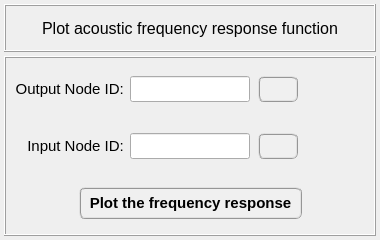
<?xml version="1.0" encoding="UTF-8"?>
<ui version="4.0">
 <class>Dialog</class>
 <widget class="QDialog" name="Dialog">
  <property name="windowModality">
   <enum>Qt::NonModal</enum>
  </property>
  <property name="geometry">
   <rect>
    <x>0</x>
    <y>0</y>
    <width>380</width>
    <height>240</height>
   </rect>
  </property>
  <property name="sizePolicy">
   <sizepolicy hsizetype="Fixed" vsizetype="Fixed">
    <horstretch>0</horstretch>
    <verstretch>0</verstretch>
   </sizepolicy>
  </property>
  <property name="minimumSize">
   <size>
    <width>380</width>
    <height>240</height>
   </size>
  </property>
  <property name="maximumSize">
   <size>
    <width>380</width>
    <height>240</height>
   </size>
  </property>
  <property name="contextMenuPolicy">
   <enum>Qt::DefaultContextMenu</enum>
  </property>
  <property name="windowTitle">
   <string>Plot frequency response function</string>
  </property>
  <property name="whatsThis">
   <string/>
  </property>
  <layout class="QGridLayout" name="gridLayout_4">
   <property name="leftMargin">
    <number>4</number>
   </property>
   <property name="topMargin">
    <number>4</number>
   </property>
   <property name="rightMargin">
    <number>4</number>
   </property>
   <property name="bottomMargin">
    <number>4</number>
   </property>
   <property name="spacing">
    <number>4</number>
   </property>
   <item row="0" column="0">
    <widget class="QFrame" name="frame">
     <property name="minimumSize">
      <size>
       <width>0</width>
       <height>48</height>
      </size>
     </property>
     <property name="maximumSize">
      <size>
       <width>520</width>
       <height>48</height>
      </size>
     </property>
     <property name="frameShape">
      <enum>QFrame::Box</enum>
     </property>
     <property name="frameShadow">
      <enum>QFrame::Raised</enum>
     </property>
     <property name="lineWidth">
      <number>1</number>
     </property>
     <layout class="QGridLayout" name="gridLayout_2">
      <property name="leftMargin">
       <number>0</number>
      </property>
      <property name="topMargin">
       <number>0</number>
      </property>
      <property name="rightMargin">
       <number>0</number>
      </property>
      <property name="bottomMargin">
       <number>0</number>
      </property>
      <property name="spacing">
       <number>0</number>
      </property>
      <item row="0" column="0">
       <widget class="QLabel" name="label">
        <property name="minimumSize">
         <size>
          <width>0</width>
          <height>30</height>
         </size>
        </property>
        <property name="maximumSize">
         <size>
          <width>452</width>
          <height>30</height>
         </size>
        </property>
        <property name="font">
         <font>
          <family>MS Shell Dlg 2</family>
          <pointsize>12</pointsize>
          <weight>50</weight>
          <italic>false</italic>
          <bold>false</bold>
         </font>
        </property>
        <property name="text">
         <string>Plot acoustic frequency response function</string>
        </property>
        <property name="textFormat">
         <enum>Qt::AutoText</enum>
        </property>
        <property name="alignment">
         <set>Qt::AlignCenter</set>
        </property>
       </widget>
      </item>
     </layout>
    </widget>
   </item>
   <item row="1" column="0">
    <widget class="QFrame" name="frame_2">
     <property name="minimumSize">
      <size>
       <width>0</width>
       <height>0</height>
      </size>
     </property>
     <property name="maximumSize">
      <size>
       <width>520</width>
       <height>460</height>
      </size>
     </property>
     <property name="frameShape">
      <enum>QFrame::Box</enum>
     </property>
     <property name="frameShadow">
      <enum>QFrame::Raised</enum>
     </property>
     <layout class="QGridLayout" name="gridLayout_3">
      <property name="leftMargin">
       <number>4</number>
      </property>
      <property name="topMargin">
       <number>4</number>
      </property>
      <property name="rightMargin">
       <number>4</number>
      </property>
      <property name="bottomMargin">
       <number>4</number>
      </property>
      <property name="spacing">
       <number>4</number>
      </property>
      <item row="1" column="0">
       <widget class="QFrame" name="frame_denominator">
        <property name="minimumSize">
         <size>
          <width>0</width>
          <height>0</height>
         </size>
        </property>
        <property name="maximumSize">
         <size>
          <width>16777215</width>
          <height>52</height>
         </size>
        </property>
        <property name="frameShape">
         <enum>QFrame::NoFrame</enum>
        </property>
        <property name="frameShadow">
         <enum>QFrame::Raised</enum>
        </property>
        <layout class="QGridLayout" name="gridLayout_8">
         <property name="leftMargin">
          <number>2</number>
         </property>
         <property name="topMargin">
          <number>2</number>
         </property>
         <property name="rightMargin">
          <number>2</number>
         </property>
         <property name="bottomMargin">
          <number>2</number>
         </property>
         <property name="spacing">
          <number>2</number>
         </property>
         <item row="0" column="1">
          <widget class="QLineEdit" name="lineEdit_input_node_id">
           <property name="minimumSize">
            <size>
             <width>100</width>
             <height>26</height>
            </size>
           </property>
           <property name="maximumSize">
            <size>
             <width>120</width>
             <height>26</height>
            </size>
           </property>
           <property name="font">
            <font>
             <family>Arial</family>
             <pointsize>11</pointsize>
             <weight>75</weight>
             <italic>true</italic>
             <bold>true</bold>
            </font>
           </property>
           <property name="toolTip">
            <string>&lt;html&gt;&lt;head/&gt;&lt;body&gt;&lt;p&gt;It corresponds to the denominator node ID to get the acoustic response.&lt;/p&gt;&lt;/body&gt;&lt;/html&gt;</string>
           </property>
           <property name="styleSheet">
            <string notr="true">color: rgb(0, 0, 255);</string>
           </property>
           <property name="text">
            <string/>
           </property>
           <property name="alignment">
            <set>Qt::AlignCenter</set>
           </property>
          </widget>
         </item>
         <item row="0" column="2">
          <widget class="QFrame" name="frame_20">
           <property name="frameShape">
            <enum>QFrame::NoFrame</enum>
           </property>
           <property name="frameShadow">
            <enum>QFrame::Raised</enum>
           </property>
           <layout class="QGridLayout" name="gridLayout_9">
            <property name="leftMargin">
             <number>6</number>
            </property>
            <property name="topMargin">
             <number>4</number>
            </property>
            <property name="rightMargin">
             <number>4</number>
            </property>
            <property name="bottomMargin">
             <number>4</number>
            </property>
            <property name="spacing">
             <number>4</number>
            </property>
            <item row="0" column="0">
             <widget class="QPushButton" name="pushButton_flip_selection">
              <property name="minimumSize">
               <size>
                <width>40</width>
                <height>26</height>
               </size>
              </property>
              <property name="maximumSize">
               <size>
                <width>40</width>
                <height>26</height>
               </size>
              </property>
              <property name="font">
               <font>
                <family>MS Shell Dlg 2</family>
                <pointsize>11</pointsize>
                <weight>75</weight>
                <italic>false</italic>
                <bold>true</bold>
               </font>
              </property>
              <property name="toolTip">
               <string>Press to export the selected model result.</string>
              </property>
              <property name="styleSheet">
               <string notr="true">QPushButton{border-radius: 6px; border-color: rgb(150, 150, 150); border-style: ridge; border-width: 2px; color: rgb(0, 0, 0); background-color: rgb(240, 240, 240); font: 75 bold 11pt &quot;MS Shell Dlg 2&quot;}
QPushButton:hover{border-radius: 6px; border-color: rgb(0, 170, 255); border-style: ridge; border-width: 2px; color: rgb(0, 0, 0); background-color: rgba(174, 213, 255, 100); font: 75 bold 11pt &quot;MS Shell Dlg 2&quot;}
QPushButton:pressed{border-radius: 6px; border-color: rgb(0, 170, 255); border-style: ridge; border-width: 3px; color: rgb(0, 0, 0); background-color: rgb(174, 213, 255); font: 75 bold 11pt &quot;MS Shell Dlg 2&quot;}</string>
              </property>
              <property name="text">
               <string/>
              </property>
              <property name="iconSize">
               <size>
                <width>20</width>
                <height>20</height>
               </size>
              </property>
              <property name="flat">
               <bool>false</bool>
              </property>
             </widget>
            </item>
            <item row="0" column="1">
             <widget class="QFrame" name="frame_10">
              <property name="frameShape">
               <enum>QFrame::NoFrame</enum>
              </property>
              <property name="frameShadow">
               <enum>QFrame::Raised</enum>
              </property>
             </widget>
            </item>
           </layout>
          </widget>
         </item>
         <item row="0" column="0">
          <widget class="QLabel" name="label_12">
           <property name="minimumSize">
            <size>
             <width>116</width>
             <height>26</height>
            </size>
           </property>
           <property name="maximumSize">
            <size>
             <width>116</width>
             <height>26</height>
            </size>
           </property>
           <property name="font">
            <font>
             <family>MS Shell Dlg 2</family>
             <pointsize>11</pointsize>
             <weight>50</weight>
             <italic>false</italic>
             <bold>false</bold>
            </font>
           </property>
           <property name="text">
            <string>Input Node ID: </string>
           </property>
           <property name="alignment">
            <set>Qt::AlignRight|Qt::AlignTrailing|Qt::AlignVCenter</set>
           </property>
          </widget>
         </item>
        </layout>
       </widget>
      </item>
      <item row="0" column="0">
       <widget class="QFrame" name="frame_numerator">
        <property name="minimumSize">
         <size>
          <width>0</width>
          <height>0</height>
         </size>
        </property>
        <property name="maximumSize">
         <size>
          <width>16777215</width>
          <height>52</height>
         </size>
        </property>
        <property name="frameShape">
         <enum>QFrame::NoFrame</enum>
        </property>
        <property name="frameShadow">
         <enum>QFrame::Raised</enum>
        </property>
        <layout class="QGridLayout" name="gridLayout">
         <property name="leftMargin">
          <number>2</number>
         </property>
         <property name="topMargin">
          <number>2</number>
         </property>
         <property name="rightMargin">
          <number>2</number>
         </property>
         <property name="bottomMargin">
          <number>2</number>
         </property>
         <property name="spacing">
          <number>2</number>
         </property>
         <item row="0" column="2">
          <widget class="QFrame" name="frame_18">
           <property name="frameShape">
            <enum>QFrame::NoFrame</enum>
           </property>
           <property name="frameShadow">
            <enum>QFrame::Raised</enum>
           </property>
           <layout class="QGridLayout" name="gridLayout_5">
            <property name="leftMargin">
             <number>6</number>
            </property>
            <property name="topMargin">
             <number>4</number>
            </property>
            <property name="rightMargin">
             <number>4</number>
            </property>
            <property name="bottomMargin">
             <number>4</number>
            </property>
            <property name="spacing">
             <number>4</number>
            </property>
            <item row="0" column="0">
             <widget class="QPushButton" name="pushButton_call_data_exporter">
              <property name="minimumSize">
               <size>
                <width>40</width>
                <height>26</height>
               </size>
              </property>
              <property name="maximumSize">
               <size>
                <width>40</width>
                <height>26</height>
               </size>
              </property>
              <property name="font">
               <font>
                <family>MS Shell Dlg 2</family>
                <pointsize>11</pointsize>
                <weight>75</weight>
                <italic>false</italic>
                <bold>true</bold>
               </font>
              </property>
              <property name="toolTip">
               <string>Press to export the selected model result.</string>
              </property>
              <property name="styleSheet">
               <string notr="true">QPushButton{border-radius: 6px; border-color: rgb(150, 150, 150); border-style: ridge; border-width: 2px; color: rgb(0, 0, 0); background-color: rgb(240, 240, 240); font: 75 bold 11pt &quot;MS Shell Dlg 2&quot;}
QPushButton:hover{border-radius: 6px; border-color: rgb(0, 170, 255); border-style: ridge; border-width: 2px; color: rgb(0, 0, 0); background-color: rgba(174, 213, 255, 100); font: 75 bold 11pt &quot;MS Shell Dlg 2&quot;}
QPushButton:pressed{border-radius: 6px; border-color: rgb(0, 170, 255); border-style: ridge; border-width: 3px; color: rgb(0, 0, 0); background-color: rgb(174, 213, 255); font: 75 bold 11pt &quot;MS Shell Dlg 2&quot;}</string>
              </property>
              <property name="text">
               <string/>
              </property>
              <property name="iconSize">
               <size>
                <width>20</width>
                <height>20</height>
               </size>
              </property>
              <property name="flat">
               <bool>false</bool>
              </property>
             </widget>
            </item>
            <item row="0" column="1">
             <widget class="QFrame" name="frame_9">
              <property name="frameShape">
               <enum>QFrame::NoFrame</enum>
              </property>
              <property name="frameShadow">
               <enum>QFrame::Raised</enum>
              </property>
             </widget>
            </item>
           </layout>
          </widget>
         </item>
         <item row="0" column="1">
          <widget class="QLineEdit" name="lineEdit_output_node_id">
           <property name="minimumSize">
            <size>
             <width>100</width>
             <height>26</height>
            </size>
           </property>
           <property name="maximumSize">
            <size>
             <width>120</width>
             <height>26</height>
            </size>
           </property>
           <property name="font">
            <font>
             <family>Arial</family>
             <pointsize>11</pointsize>
             <weight>75</weight>
             <italic>true</italic>
             <bold>true</bold>
            </font>
           </property>
           <property name="toolTip">
            <string>&lt;html&gt;&lt;head/&gt;&lt;body&gt;&lt;p&gt;It corresponds to the numerator node ID to get the acoustic response.&lt;/p&gt;&lt;/body&gt;&lt;/html&gt;</string>
           </property>
           <property name="styleSheet">
            <string notr="true">color: rgb(0, 0, 255);</string>
           </property>
           <property name="text">
            <string/>
           </property>
           <property name="alignment">
            <set>Qt::AlignCenter</set>
           </property>
          </widget>
         </item>
         <item row="0" column="0">
          <widget class="QLabel" name="label_10">
           <property name="minimumSize">
            <size>
             <width>116</width>
             <height>26</height>
            </size>
           </property>
           <property name="maximumSize">
            <size>
             <width>116</width>
             <height>26</height>
            </size>
           </property>
           <property name="font">
            <font>
             <family>MS Shell Dlg 2</family>
             <pointsize>11</pointsize>
             <weight>50</weight>
             <italic>false</italic>
             <bold>false</bold>
            </font>
           </property>
           <property name="text">
            <string>Output Node ID: </string>
           </property>
           <property name="alignment">
            <set>Qt::AlignRight|Qt::AlignTrailing|Qt::AlignVCenter</set>
           </property>
          </widget>
         </item>
        </layout>
       </widget>
      </item>
      <item row="2" column="0">
       <widget class="QFrame" name="frame_3">
        <property name="minimumSize">
         <size>
          <width>0</width>
          <height>0</height>
         </size>
        </property>
        <property name="maximumSize">
         <size>
          <width>16777215</width>
          <height>52</height>
         </size>
        </property>
        <property name="frameShape">
         <enum>QFrame::NoFrame</enum>
        </property>
        <property name="frameShadow">
         <enum>QFrame::Raised</enum>
        </property>
        <layout class="QGridLayout" name="gridLayout_47">
         <property name="leftMargin">
          <number>2</number>
         </property>
         <property name="topMargin">
          <number>2</number>
         </property>
         <property name="rightMargin">
          <number>2</number>
         </property>
         <property name="bottomMargin">
          <number>2</number>
         </property>
         <property name="spacing">
          <number>2</number>
         </property>
         <item row="0" column="1">
          <widget class="QPushButton" name="pushButton_plot_frequency_response">
           <property name="minimumSize">
            <size>
             <width>200</width>
             <height>32</height>
            </size>
           </property>
           <property name="maximumSize">
            <size>
             <width>320</width>
             <height>32</height>
            </size>
           </property>
           <property name="font">
            <font>
             <family>MS Shell Dlg 2</family>
             <pointsize>11</pointsize>
             <weight>75</weight>
             <italic>false</italic>
             <bold>true</bold>
            </font>
           </property>
           <property name="styleSheet">
            <string notr="true">QPushButton{border-radius: 6px; border-color: rgb(150, 150, 150); border-style: ridge; border-width: 2px; color: rgb(0, 0, 0); background-color: rgb(240, 240, 240); font: 75 bold 11pt &quot;MS Shell Dlg 2&quot;}
QPushButton:hover{border-radius: 6px; border-color: rgb(0, 170, 255); border-style: ridge; border-width: 2px; color: rgb(0, 0, 0); background-color: rgba(174, 213, 255, 100); font: 75 bold 11pt &quot;MS Shell Dlg 2&quot;}
QPushButton:pressed{border-radius: 6px; border-color: rgb(0, 170, 255); border-style: ridge; border-width: 3px; color: rgb(0, 0, 0); background-color: rgb(174, 213, 255); font: 75 bold 11pt &quot;MS Shell Dlg 2&quot;}</string>
           </property>
           <property name="text">
            <string>  Plot the frequency response  </string>
           </property>
           <property name="flat">
            <bool>false</bool>
           </property>
          </widget>
         </item>
         <item row="0" column="2">
          <widget class="QFrame" name="frame_54">
           <property name="frameShape">
            <enum>QFrame::NoFrame</enum>
           </property>
           <property name="frameShadow">
            <enum>QFrame::Raised</enum>
           </property>
          </widget>
         </item>
         <item row="0" column="0">
          <widget class="QFrame" name="frame_53">
           <property name="frameShape">
            <enum>QFrame::NoFrame</enum>
           </property>
           <property name="frameShadow">
            <enum>QFrame::Raised</enum>
           </property>
          </widget>
         </item>
        </layout>
       </widget>
      </item>
     </layout>
    </widget>
   </item>
  </layout>
 </widget>
 <resources/>
 <connections/>
</ui>
